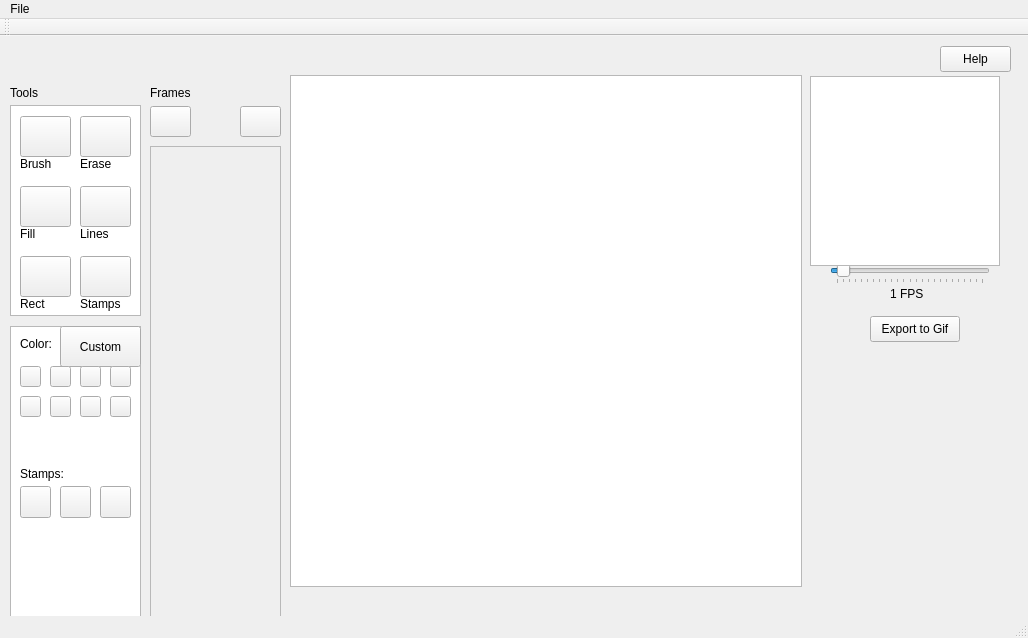
<?xml version="1.0" encoding="UTF-8"?>
<ui version="4.0">
 <class>MainWindow</class>
 <widget class="QMainWindow" name="MainWindow">
  <property name="geometry">
   <rect>
    <x>0</x>
    <y>0</y>
    <width>1028</width>
    <height>638</height>
   </rect>
  </property>
  <property name="windowTitle">
   <string>MainWindow</string>
  </property>
  <widget class="QWidget" name="centralWidget">
   <widget class="QGraphicsView" name="ImageView">
    <property name="geometry">
     <rect>
      <x>290</x>
      <y>39</y>
      <width>512</width>
      <height>512</height>
     </rect>
    </property>
   </widget>
   <widget class="QGraphicsView" name="Preview">
    <property name="geometry">
     <rect>
      <x>810</x>
      <y>40</y>
      <width>190</width>
      <height>190</height>
     </rect>
    </property>
   </widget>
   <widget class="QSlider" name="FPSSlider">
    <property name="geometry">
     <rect>
      <x>830</x>
      <y>230</y>
      <width>160</width>
      <height>18</height>
     </rect>
    </property>
    <property name="maximum">
     <number>24</number>
    </property>
    <property name="sliderPosition">
     <number>1</number>
    </property>
    <property name="orientation">
     <enum>Qt::Horizontal</enum>
    </property>
    <property name="tickPosition">
     <enum>QSlider::TicksBelow</enum>
    </property>
    <property name="tickInterval">
     <number>0</number>
    </property>
   </widget>
   <widget class="QTableWidget" name="ToolBar">
    <property name="geometry">
     <rect>
      <x>10</x>
      <y>69</y>
      <width>131</width>
      <height>211</height>
     </rect>
    </property>
   </widget>
   <widget class="QToolButton" name="BrushButton">
    <property name="geometry">
     <rect>
      <x>20</x>
      <y>80</y>
      <width>51</width>
      <height>41</height>
     </rect>
    </property>
    <property name="text">
     <string/>
    </property>
   </widget>
   <widget class="QToolButton" name="EraseButton">
    <property name="geometry">
     <rect>
      <x>80</x>
      <y>80</y>
      <width>51</width>
      <height>41</height>
     </rect>
    </property>
    <property name="text">
     <string/>
    </property>
   </widget>
   <widget class="QToolButton" name="FillButton">
    <property name="geometry">
     <rect>
      <x>20</x>
      <y>150</y>
      <width>51</width>
      <height>41</height>
     </rect>
    </property>
    <property name="text">
     <string/>
    </property>
   </widget>
   <widget class="QToolButton" name="RectangleButton">
    <property name="geometry">
     <rect>
      <x>20</x>
      <y>220</y>
      <width>51</width>
      <height>41</height>
     </rect>
    </property>
    <property name="text">
     <string/>
    </property>
   </widget>
   <widget class="QToolButton" name="StampButton">
    <property name="geometry">
     <rect>
      <x>80</x>
      <y>220</y>
      <width>51</width>
      <height>41</height>
     </rect>
    </property>
    <property name="text">
     <string/>
    </property>
   </widget>
   <widget class="QToolButton" name="LinesButton">
    <property name="geometry">
     <rect>
      <x>80</x>
      <y>150</y>
      <width>51</width>
      <height>41</height>
     </rect>
    </property>
    <property name="text">
     <string/>
    </property>
   </widget>
   <widget class="QPushButton" name="AddButton">
    <property name="geometry">
     <rect>
      <x>150</x>
      <y>70</y>
      <width>41</width>
      <height>31</height>
     </rect>
    </property>
    <property name="text">
     <string/>
    </property>
   </widget>
   <widget class="QLabel" name="FramesLabel">
    <property name="geometry">
     <rect>
      <x>150</x>
      <y>49</y>
      <width>61</width>
      <height>15</height>
     </rect>
    </property>
    <property name="text">
     <string>Frames</string>
    </property>
   </widget>
   <widget class="QLabel" name="TooLabel">
    <property name="geometry">
     <rect>
      <x>10</x>
      <y>49</y>
      <width>61</width>
      <height>15</height>
     </rect>
    </property>
    <property name="text">
     <string>Tools</string>
    </property>
   </widget>
   <widget class="QTableView" name="ToolInfo">
    <property name="geometry">
     <rect>
      <x>10</x>
      <y>290</y>
      <width>131</width>
      <height>291</height>
     </rect>
    </property>
   </widget>
   <widget class="QPushButton" name="ExportButton">
    <property name="geometry">
     <rect>
      <x>870</x>
      <y>280</y>
      <width>90</width>
      <height>26</height>
     </rect>
    </property>
    <property name="text">
     <string>Export to Gif</string>
    </property>
   </widget>
   <widget class="QPushButton" name="DeleteButton">
    <property name="geometry">
     <rect>
      <x>240</x>
      <y>70</y>
      <width>41</width>
      <height>31</height>
     </rect>
    </property>
    <property name="text">
     <string/>
    </property>
   </widget>
   <widget class="QScrollArea" name="FrameScrollArea">
    <property name="geometry">
     <rect>
      <x>150</x>
      <y>110</y>
      <width>131</width>
      <height>471</height>
     </rect>
    </property>
    <property name="verticalScrollBarPolicy">
     <enum>Qt::ScrollBarAsNeeded</enum>
    </property>
    <property name="horizontalScrollBarPolicy">
     <enum>Qt::ScrollBarAsNeeded</enum>
    </property>
    <property name="sizeAdjustPolicy">
     <enum>QAbstractScrollArea::AdjustToContents</enum>
    </property>
    <property name="widgetResizable">
     <bool>true</bool>
    </property>
    <property name="alignment">
     <set>Qt::AlignLeading|Qt::AlignLeft|Qt::AlignTop</set>
    </property>
    <widget class="QWidget" name="ScrollWidget">
     <property name="geometry">
      <rect>
       <x>0</x>
       <y>0</y>
       <width>129</width>
       <height>469</height>
      </rect>
     </property>
     <property name="layoutDirection">
      <enum>Qt::LeftToRight</enum>
     </property>
     <widget class="QWidget" name="verticalLayoutWidget">
      <property name="geometry">
       <rect>
        <x>0</x>
        <y>0</y>
        <width>131</width>
        <height>471</height>
       </rect>
      </property>
      <layout class="QVBoxLayout" name="FrameLayout">
       <property name="sizeConstraint">
        <enum>QLayout::SetFixedSize</enum>
       </property>
       <property name="leftMargin">
        <number>6</number>
       </property>
       <property name="topMargin">
        <number>5</number>
       </property>
       <property name="rightMargin">
        <number>6</number>
       </property>
       <property name="bottomMargin">
        <number>6</number>
       </property>
      </layout>
     </widget>
    </widget>
   </widget>
   <widget class="QPushButton" name="HelpButton">
    <property name="geometry">
     <rect>
      <x>940</x>
      <y>10</y>
      <width>71</width>
      <height>26</height>
     </rect>
    </property>
    <property name="text">
     <string>Help</string>
    </property>
   </widget>
   <widget class="QLabel" name="FPSLabel">
    <property name="geometry">
     <rect>
      <x>890</x>
      <y>250</y>
      <width>51</width>
      <height>16</height>
     </rect>
    </property>
    <property name="text">
     <string>1 FPS</string>
    </property>
   </widget>
   <widget class="QLabel" name="BrushLabel">
    <property name="geometry">
     <rect>
      <x>20</x>
      <y>120</y>
      <width>41</width>
      <height>16</height>
     </rect>
    </property>
    <property name="text">
     <string>Brush</string>
    </property>
   </widget>
   <widget class="QLabel" name="EraseLabel">
    <property name="geometry">
     <rect>
      <x>80</x>
      <y>120</y>
      <width>41</width>
      <height>16</height>
     </rect>
    </property>
    <property name="text">
     <string>Erase</string>
    </property>
   </widget>
   <widget class="QLabel" name="FillLabel">
    <property name="geometry">
     <rect>
      <x>20</x>
      <y>190</y>
      <width>41</width>
      <height>16</height>
     </rect>
    </property>
    <property name="text">
     <string>Fill</string>
    </property>
   </widget>
   <widget class="QLabel" name="LineLabel">
    <property name="geometry">
     <rect>
      <x>80</x>
      <y>190</y>
      <width>59</width>
      <height>16</height>
     </rect>
    </property>
    <property name="text">
     <string>Lines</string>
    </property>
   </widget>
   <widget class="QLabel" name="RectLabel">
    <property name="geometry">
     <rect>
      <x>20</x>
      <y>260</y>
      <width>41</width>
      <height>16</height>
     </rect>
    </property>
    <property name="text">
     <string>Rect</string>
    </property>
   </widget>
   <widget class="QLabel" name="StampsLabel">
    <property name="geometry">
     <rect>
      <x>80</x>
      <y>260</y>
      <width>59</width>
      <height>16</height>
     </rect>
    </property>
    <property name="text">
     <string>Stamps</string>
    </property>
   </widget>
   <widget class="QLabel" name="ColorLabel">
    <property name="geometry">
     <rect>
      <x>20</x>
      <y>300</y>
      <width>41</width>
      <height>16</height>
     </rect>
    </property>
    <property name="text">
     <string>Color:</string>
    </property>
   </widget>
   <widget class="QPushButton" name="CustomColorButton">
    <property name="geometry">
     <rect>
      <x>60</x>
      <y>290</y>
      <width>81</width>
      <height>41</height>
     </rect>
    </property>
    <property name="text">
     <string>Custom</string>
    </property>
   </widget>
   <widget class="QPushButton" name="Black">
    <property name="geometry">
     <rect>
      <x>20</x>
      <y>330</y>
      <width>21</width>
      <height>21</height>
     </rect>
    </property>
    <property name="text">
     <string/>
    </property>
   </widget>
   <widget class="QPushButton" name="Grey">
    <property name="geometry">
     <rect>
      <x>50</x>
      <y>330</y>
      <width>21</width>
      <height>21</height>
     </rect>
    </property>
    <property name="text">
     <string/>
    </property>
   </widget>
   <widget class="QPushButton" name="White">
    <property name="geometry">
     <rect>
      <x>80</x>
      <y>330</y>
      <width>21</width>
      <height>21</height>
     </rect>
    </property>
    <property name="text">
     <string/>
    </property>
   </widget>
   <widget class="QPushButton" name="Blue">
    <property name="geometry">
     <rect>
      <x>110</x>
      <y>330</y>
      <width>21</width>
      <height>21</height>
     </rect>
    </property>
    <property name="text">
     <string/>
    </property>
   </widget>
   <widget class="QPushButton" name="Green">
    <property name="geometry">
     <rect>
      <x>20</x>
      <y>360</y>
      <width>21</width>
      <height>21</height>
     </rect>
    </property>
    <property name="text">
     <string/>
    </property>
   </widget>
   <widget class="QPushButton" name="Yellow">
    <property name="geometry">
     <rect>
      <x>50</x>
      <y>360</y>
      <width>21</width>
      <height>21</height>
     </rect>
    </property>
    <property name="text">
     <string/>
    </property>
   </widget>
   <widget class="QPushButton" name="Purple">
    <property name="geometry">
     <rect>
      <x>80</x>
      <y>360</y>
      <width>21</width>
      <height>21</height>
     </rect>
    </property>
    <property name="text">
     <string/>
    </property>
   </widget>
   <widget class="QPushButton" name="Red">
    <property name="geometry">
     <rect>
      <x>110</x>
      <y>360</y>
      <width>21</width>
      <height>21</height>
     </rect>
    </property>
    <property name="text">
     <string/>
    </property>
   </widget>
   <widget class="QLabel" name="stampsLabel">
    <property name="geometry">
     <rect>
      <x>20</x>
      <y>430</y>
      <width>59</width>
      <height>16</height>
     </rect>
    </property>
    <property name="text">
     <string>Stamps:</string>
    </property>
   </widget>
   <widget class="QPushButton" name="HeartStamp">
    <property name="geometry">
     <rect>
      <x>20</x>
      <y>450</y>
      <width>31</width>
      <height>32</height>
     </rect>
    </property>
    <property name="text">
     <string/>
    </property>
   </widget>
   <widget class="QPushButton" name="DiamondStamp">
    <property name="geometry">
     <rect>
      <x>60</x>
      <y>450</y>
      <width>31</width>
      <height>32</height>
     </rect>
    </property>
    <property name="text">
     <string/>
    </property>
   </widget>
   <widget class="QPushButton" name="TriangleStamp">
    <property name="geometry">
     <rect>
      <x>100</x>
      <y>450</y>
      <width>31</width>
      <height>32</height>
     </rect>
    </property>
    <property name="text">
     <string/>
    </property>
   </widget>
   <zorder>ImageView</zorder>
   <zorder>Preview</zorder>
   <zorder>FPSSlider</zorder>
   <zorder>ToolBar</zorder>
   <zorder>BrushButton</zorder>
   <zorder>EraseButton</zorder>
   <zorder>FillButton</zorder>
   <zorder>RectangleButton</zorder>
   <zorder>StampButton</zorder>
   <zorder>LinesButton</zorder>
   <zorder>FramesLabel</zorder>
   <zorder>TooLabel</zorder>
   <zorder>ToolInfo</zorder>
   <zorder>ExportButton</zorder>
   <zorder>AddButton</zorder>
   <zorder>DeleteButton</zorder>
   <zorder>FrameScrollArea</zorder>
   <zorder>HelpButton</zorder>
   <zorder>FPSLabel</zorder>
   <zorder>BrushLabel</zorder>
   <zorder>EraseLabel</zorder>
   <zorder>FillLabel</zorder>
   <zorder>LineLabel</zorder>
   <zorder>RectLabel</zorder>
   <zorder>StampsLabel</zorder>
   <zorder>ColorLabel</zorder>
   <zorder>CustomColorButton</zorder>
   <zorder>Black</zorder>
   <zorder>Grey</zorder>
   <zorder>White</zorder>
   <zorder>Blue</zorder>
   <zorder>Green</zorder>
   <zorder>Yellow</zorder>
   <zorder>Purple</zorder>
   <zorder>Red</zorder>
   <zorder>stampsLabel</zorder>
   <zorder>HeartStamp</zorder>
   <zorder>DiamondStamp</zorder>
   <zorder>TriangleStamp</zorder>
  </widget>
  <widget class="QMenuBar" name="menuBar">
   <property name="geometry">
    <rect>
     <x>0</x>
     <y>0</y>
     <width>1028</width>
     <height>17</height>
    </rect>
   </property>
   <widget class="QMenu" name="menuFile">
    <property name="title">
     <string>File</string>
    </property>
    <addaction name="actionNew"/>
    <addaction name="actionOpen"/>
    <addaction name="actionSave"/>
    <addaction name="actionExport"/>
    <addaction name="actionSettings"/>
    <addaction name="actionClose"/>
   </widget>
   <addaction name="menuFile"/>
  </widget>
  <widget class="QToolBar" name="mainToolBar">
   <attribute name="toolBarArea">
    <enum>TopToolBarArea</enum>
   </attribute>
   <attribute name="toolBarBreak">
    <bool>false</bool>
   </attribute>
  </widget>
  <widget class="QStatusBar" name="statusBar"/>
  <action name="actionNew">
   <property name="text">
    <string>New</string>
   </property>
  </action>
  <action name="actionOpen">
   <property name="text">
    <string>Open</string>
   </property>
  </action>
  <action name="actionSave">
   <property name="text">
    <string>Save</string>
   </property>
  </action>
  <action name="actionExport">
   <property name="text">
    <string>Export</string>
   </property>
  </action>
  <action name="actionSettings">
   <property name="text">
    <string>Settings</string>
   </property>
  </action>
  <action name="actionClose">
   <property name="text">
    <string>Close</string>
   </property>
  </action>
 </widget>
 <layoutdefault spacing="6" margin="11"/>
 <resources/>
 <connections/>
</ui>
